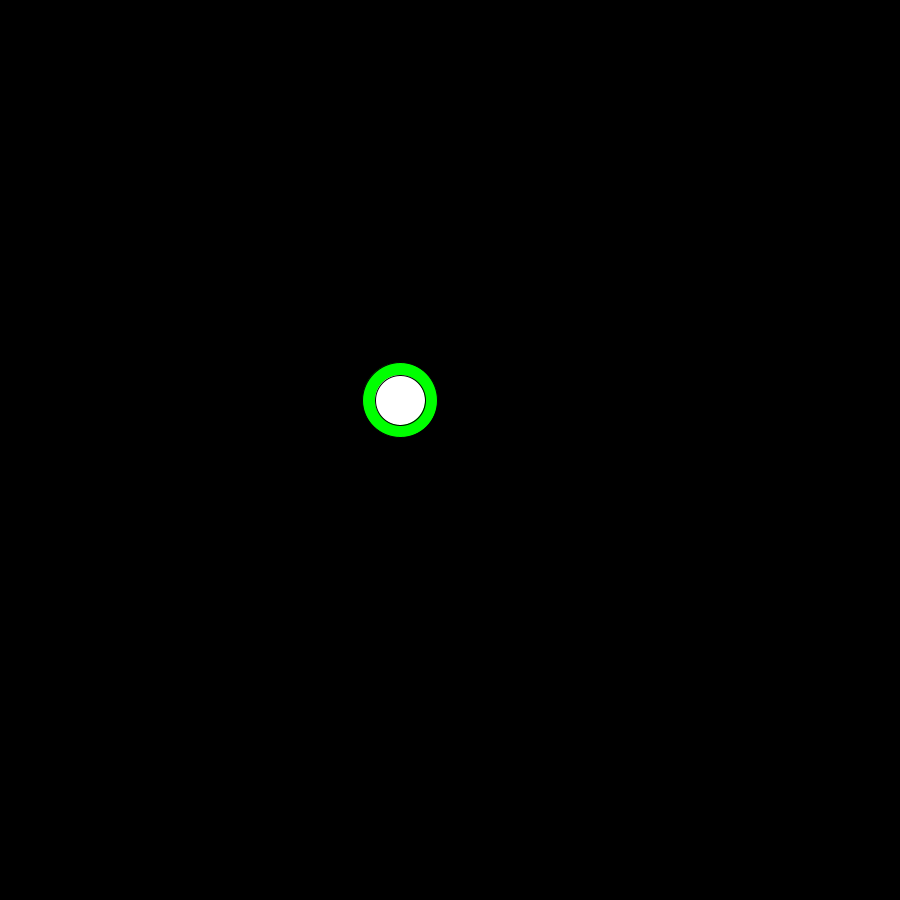
Frame 1 (no input)
Frame 60 (the mouse pressed at the canvas centre just before this capture): blank canvas, image omitted
Frame 120 (the mouse held since frame 60 and released just before this capture): blank canvas, image omitted

The Processing sketch that drew this single still picture (run headless with seeded random() and noise(); from frame 60 on, the mouse is pressed at the canvas centre):

// Processing sketch: sketch_170817a
// ── sketch_170817a.pde
Celestial_object sun;
Celestial_object moon;
void setup(){
  size(900,900);

  color green= color(0,255,0);
  color white= color(255,255,255);
  color black=color(0,0,0);
  color skyblue=color(135,206,250);
  sun= new Celestial_object(-10,-10,green,75,400,400);
  moon= new Celestial_object(-8,-8,white,50,400,400);
  
}


    

void draw(){
  
  float x=sun.getpercentcovered(moon);
 sun.setskycolor(x);
  sun.draw();
  sun.move();
  moon.draw();
  moon.move();
  println(mouseX,mouseY);
}

// ── Celestial_object.pde
public class Celestial_object {
  int xspeed;
  int yspeed;
  color Color;
  int radius;
  int x;
  int y;
  float percentcovered=-(x+1)*135;
  private Celestial_object(int xspeed, int yspeed, color Color, int radius, int x, int y) {
    this.xspeed=xspeed;
    this.yspeed=yspeed;
    this.Color=Color;
    this.radius=radius;
    this.x=x;
    this.y=y;
  }
  
    public void setskycolor(float percentcovered){
      float percentexposed=1-percentcovered;
    float r=135*percentexposed;
    float g=206*percentexposed;
    float b=250*percentexposed;
    background(r,g,b);
    
  }
  float getpercentcovered(Celestial_object other){
    float dx= this.x-other.x;
    float dy=this.y-other.y;
    float distance= sqrt(dx*dx+dy*dy);
    if(distance>other.radius+this.radius){
      return 0;
    }
     if(distance==0){
       return 1;
     }
     return 1.0-distance/(other.radius+this.radius);
  }
       
    
    
  
  
  public void move() {
    x+=xspeed;
    y+=yspeed;
  }
  public void draw() {
    fill(Color);
    ellipse(x, y, radius, radius);
  }
}
